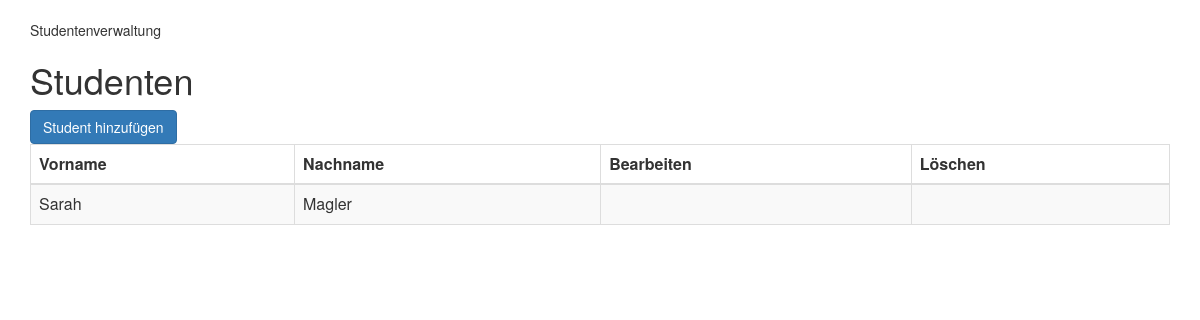
/students/, run on an earlier commit of the app's database.
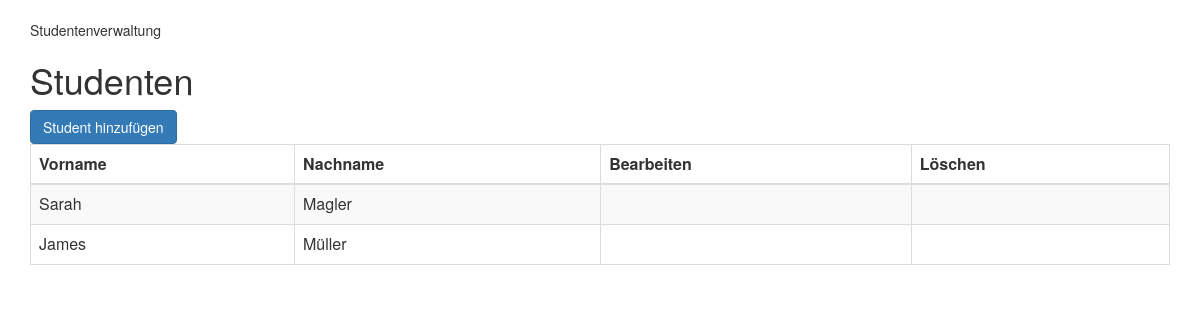
And on a later commit of the database.
### ESA2/models.py (models this page shows, shortened)
class Student(models.Model):
    forename = models.CharField(max_length=50)
    lastname = models.CharField(max_length=50)

### ESA2/views/Student.py (the view)
# urls.py: path('students/', Student.get_student_list, name='studentList'),
def get_student_list(request):
    students=Student.objects.all().order_by('lastname')
    return render(request, 'student_list.html', {'page_title':'Studenten', 'students':students})

### ESA2/templates/student_list.html
﻿{% extends 'base.html' %}
{% load bootstrap3 %}
{% block content %}
<a href="{% url 'addStudent' %}" class="btn btn-primary">Student hinzufügen</a>
<table class="table table-bordered table-striped">
    <thead>
    <th>Vorname</th>
    <th>Nachname</th>
    <th>Bearbeiten</th>
    <th>Löschen</th>
    </thead>
    {% for student in students %}
    <tr>
        <td>{{ student.forename }}</td>
        <td>{{ student.lastname }}</td>
        <td><a href="{% url 'editStudent' pk=student.pk %}">{% bootstrap_icon 'edit' %}</a></td>
        <td><a href="{% url 'deleteStudent' pk=student.pk %}">{% bootstrap_icon 'erase' %}</a></td>
    </tr>
    {% endfor %}
</table>
{% endblock %}

What changed in the data, as far as the page shows it:
added Student: forename "James", lastname "Müller"
